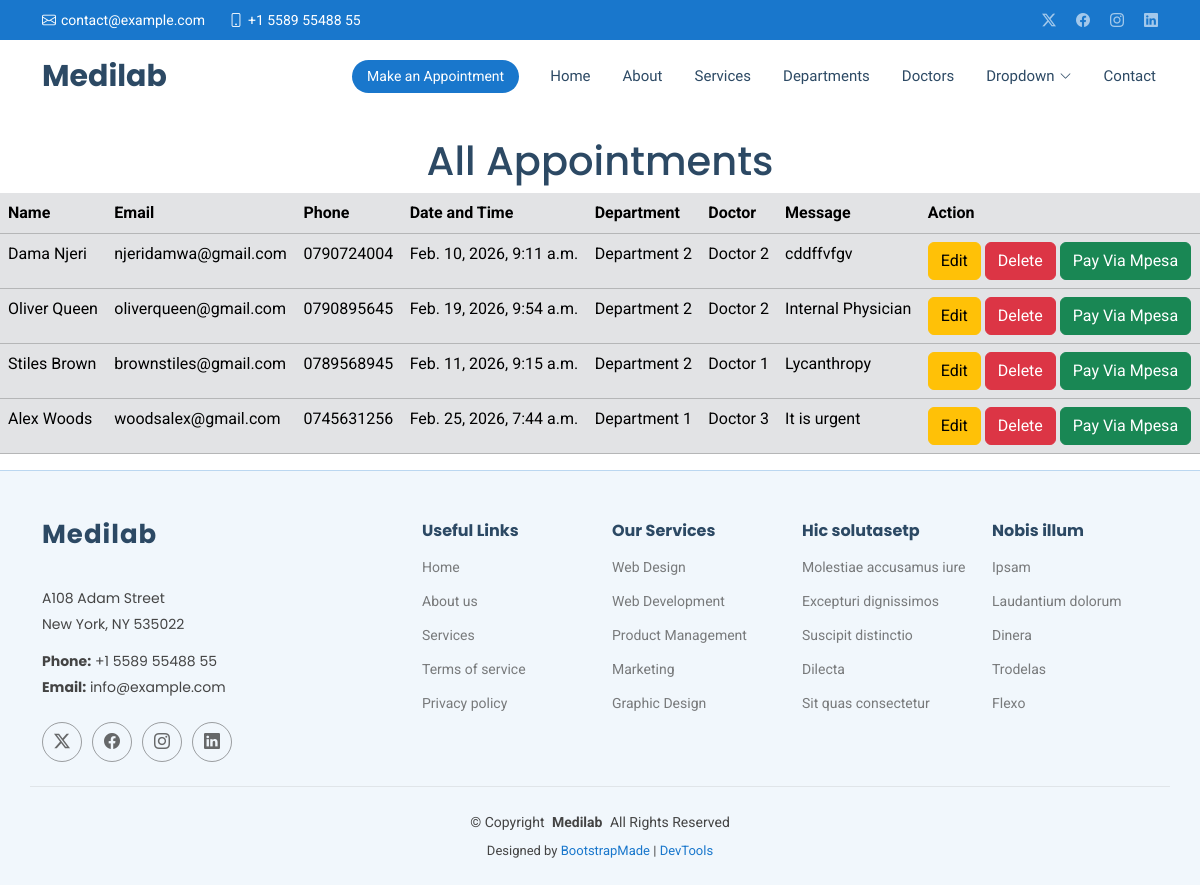
/show/, run on an earlier commit of the app's database.
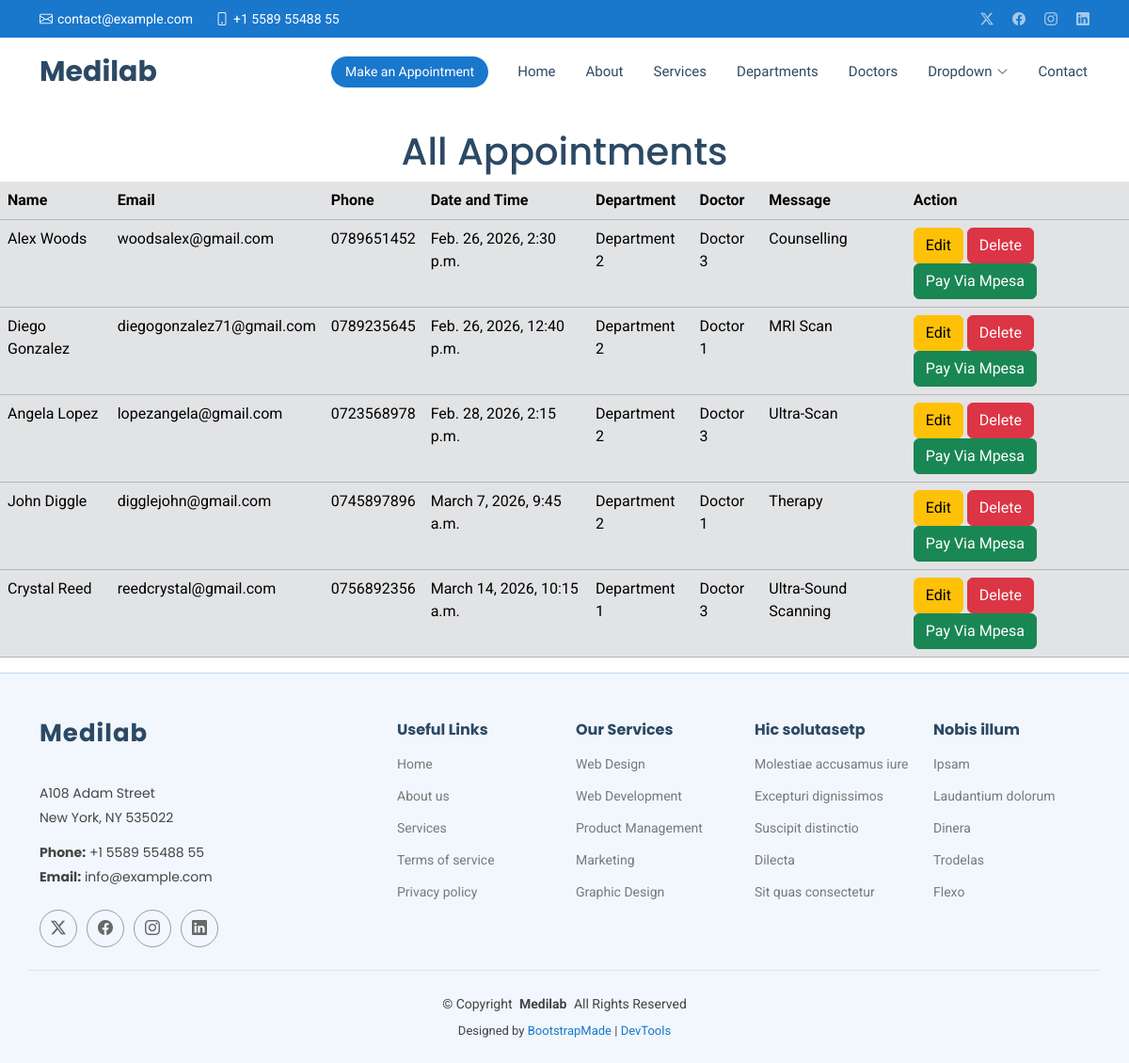
And on a later commit of the database.
### CareApp/models.py (models this page shows, shortened)
class MyAppointments(models.Model):
    name = models.CharField(max_length=200)
    email = models.EmailField()
    phone = models.CharField(max_length=50)
    date = models.DateTimeField()
    department = models.CharField(max_length=100)
    doctor = models.CharField(max_length=100)
    message= models.TextField()

### CareApp/views.py (the view)
# urls.py: path('show/', views.show, name='show'),
def show(request):
    allappointments = MyAppointments.objects.all()
    return render(request, 'show.html', {'allappointments': allappointments})

### template/show.html (shortened to what this page needs)
{% extends 'starter-page.html'    %}
{%  load static  % }
   {%  block content  %}
<h1  class="text-center mt-4">All Appointments</h1>
<table class="table table-secondary" >
    <tr >
        <th>Name</th>
        <th>Email</th>
        <th>Phone</th>
        <th>Date and Time</th>
        <th>Department</th>
        <th>Doctor</th>
        <th>Message</th>
        <th>Action</th>
    </tr>
    {% for appointment in allappointments  %}
        <tr>
        <td>{{appointment.name}}</td>
        <td>{{appointment.email}}</td>
        <td>{{appointment.phone}}</td>
        <td>{{appointment.date}}</td>
        <td>{{appointment.department}}</td>
        <td>{{appointment.doctor}}</td>
        <td>{{appointment.message}}</td>
        <td>
            <a href="/edit/{{appointment.id}}" class="btn btn-warning">Edit</a>
            <a href="/delete/{{appointment.id }}" class="btn btn-danger">Delete</a>
             <a href="{% url 'pay' %}" class="btn btn-success">Pay Via Mpesa</a>
        </td>
    </tr>
    {% endfor %}
</table>

### template/starter-page.html (shortened to what this page needs)
<!DOCTYPE html>
<html lang="en">
<head>
     {% load static  %}
  <link href="{% static 'assets/vendor/bootstrap/css/bootstrap.min.css'  %}" rel="stylesheet">
  <link href="{%  static 'assets/vendor/bootstrap-icons/bootstrap-icons.css' %}" rel="stylesheet">
  <link href="{%  static 'assets/vendor/aos/aos.css'  %}" rel="stylesheet">
  <link href="{%  static 'assets/vendor/fontawesome-free/css/all.min.css' %}" rel="stylesheet">
  <link href="{%  static 'assets/vendor/glightbox/css/glightbox.min.css' %}" rel="stylesheet">
  <link href="{%  static  'assets/vendor/swiper/swiper-bundle.min.css' %}" rel="stylesheet">
  <link href="{%  static  'assets/css/main.css' %}" rel="stylesheet">
</head>
<body class="starter-page-page">
  <header id="header" class="header sticky-top">
    <div class="topbar d-flex align-items-center">
      <div class="container d-flex justify-content-center justify-content-md-between">
        <div class="contact-info d-flex align-items-center">
          <i class="bi bi-envelope d-flex align-items-center"><a href="mailto:contact@example.com">contact@example.com</a></i>
          <i class="bi bi-phone d-flex align-items-center ms-4"><span>+1 5589 55488 55</span></i>
        </div>
        <div class="social-links d-none d-md-flex align-items-center">
          <a href="#" class="twitter"><i class="bi bi-twitter-x"></i></a>
          <a href="#" class="facebook"><i class="bi bi-facebook"></i></a>
          <a href="#" class="instagram"><i class="bi bi-instagram"></i></a>
          <a href="#" class="linkedin"><i class="bi bi-linkedin"></i></a>
        </div>
      </div>
    </div>
    <div class="branding d-flex align-items-center">
      <div class="container position-relative d-flex align-items-center justify-content-between">
        <a href="index.html" class="logo d-flex align-items-center me-auto">
          <h1 class="sitename">Medilab</h1>
        </a>
        <nav id="navmenu" class="navmenu">
          <ul>
            <li><a href="#hero">Home<br></a></li>
            <li><a href="#about">About</a></li>
            <li><a href="#services">Services</a></li>
            <li><a href="#departments">Departments</a></li>
            <li><a href="#doctors">Doctors</a></li>
            <li class="dropdown"><a href="#"><span>Dropdown</span> <i class="bi bi-chevron-down toggle-dropdown"></i></a>
            </li>
            <li><a href="#contact">Contact</a></li>
          </ul>
        </nav>
        <a class="cta-btn d-none d-sm-block" href="#appointment">Make an Appointment</a>
      </div>
    </div>
  </header>
  <main class="main">
    {%  block content  %}
    {% endblock  %}
  </main>
  <footer id="footer" class="footer light-background">
    <div class="container footer-top">
      <div class="row gy-4">
        <div class="col-lg-4 col-md-6 footer-about">
          <a href="index.html" class="logo d-flex align-items-center">
            <span class="sitename">Medilab</span>
          </a>
          <div class="footer-contact pt-3">
            <p>A108 Adam Street</p>
            <p>New York, NY 535022</p>
            <p class="mt-3"><strong>Phone:</strong> <span>+1 5589 55488 55</span></p>
            <p><strong>Email:</strong> <span>info@example.com</span></p>
          </div>
          <div class="social-links d-flex mt-4">
            <a href=""><i class="bi bi-twitter-x"></i></a>
            <a href=""><i class="bi bi-facebook"></i></a>
            <a href=""><i class="bi bi-instagram"></i></a>
            <a href=""><i class="bi bi-linkedin"></i></a>
          </div>
        </div>
        <div class="col-lg-2 col-md-3 footer-links">
          <h4>Useful Links</h4>
          <ul>
            <li><a href="#">Home</a></li>
            <li><a href="#">About us</a></li>
            <li><a href="#">Services</a></li>
            <li><a href="#">Terms of service</a></li>
            <li><a href="#">Privacy policy</a></li>
          </ul>
        </div>
        <div class="col-lg-2 col-md-3 footer-links">
          <h4>Our Services</h4>
          <ul>
            <li><a href="#">Web Design</a></li>
            <li><a href="#">Web Development</a></li>
            <li><a href="#">Product Management</a></li>
            <li><a href="#">Marketing</a></li>
            <li><a href="#">Graphic Design</a></li>
          </ul>
        </div>
        <div class="col-lg-2 col-md-3 footer-links">
          <h4>Hic solutasetp</h4>
          <ul>
            <li><a href="#">Molestiae accusamus iure</a></li>
            <li><a href="#">Excepturi dignissimos</a></li>
            <li><a href="#">Suscipit distinctio</a></li>
            <li><a href="#">Dilecta</a></li>
            <li><a href="#">Sit quas consectetur</a></li>
          </ul>
        </div>
        <div class="col-lg-2 col-md-3 footer-links">
          <h4>Nobis illum</h4>
          <ul>
            <li><a href="#">Ipsam</a></li>
            <li><a href="#">Laudantium dolorum</a></li>
            <li><a href="#">Dinera</a></li>
            <li><a href="#">Trodelas</a></li>
            <li><a href="#">Flexo</a></li>
          </ul>
        </div>
      </div>
    </div>
    <div class="container copyright text-center mt-4">
      <p>© <span>Copyright</span> <strong class="px-1 sitename">Medilab</strong> <span>All Rights Reserved</span></p>
      <div class="credits">
        Designed by <a href="https://bootstrapmade.com/">BootstrapMade</a> | <a href="https://bootstrapmade.com/tools/">DevTools</a>
      </div>
    </div>
  </footer>
</body>
</html>

What changed in the data, as far as the page shows it:
removed MyAppointments: name "Dama Njeri", email "njeridamwa@gmail.com", phone "0790724004", date "Feb. 10, 2026, 9:11 a.m.", department "Department 2", doctor "Doctor 2", message "cddffvfgv"
removed MyAppointments: name "Oliver Queen", email "oliverqueen@gmail.com", phone "0790895645", date "Feb. 19, 2026, 9:54 a.m.", department "Department 2", doctor "Doctor 2", message "Internal Physician"
removed MyAppointments: name "Stiles Brown", email "brownstiles@gmail.com", phone "0789568945", date "Feb. 11, 2026, 9:15 a.m.", department "Department 2", doctor "Doctor 1", message "Lycanthropy"
changed MyAppointments "Alex Woods": phone "0745631256" → "0789651452"; date "Feb. 25, 2026, 7:44 a.m." → "Feb. 26, 2026, 2:30 p.m."; department "Department 1" → "Department 2"; message "It is urgent" → "Counselling"
added MyAppointments: name "Diego Gonzalez", email "diegogonzalez71@gmail.com", phone "0789235645", date "Feb. 26, 2026, 12:40 p.m.", department "Department 2", doctor "Doctor 1", message "MRI Scan"
added MyAppointments: name "Angela Lopez", email "lopezangela@gmail.com", phone "0723568978", date "Feb. 28, 2026, 2:15 p.m.", department "Department 2", doctor "Doctor 3", message "Ultra-Scan"
added MyAppointments: name "John Diggle", email "digglejohn@gmail.com", phone "0745897896", date "March 7, 2026, 9:45 a.m.", department "Department 2", doctor "Doctor 1", message "Therapy"
added MyAppointments: name "Crystal Reed", email "reedcrystal@gmail.com", phone "0756892356", date "March 14, 2026, 10:15 a.m.", department "Department 1", doctor "Doctor 3", message "Ultra-Sound Scanning"
